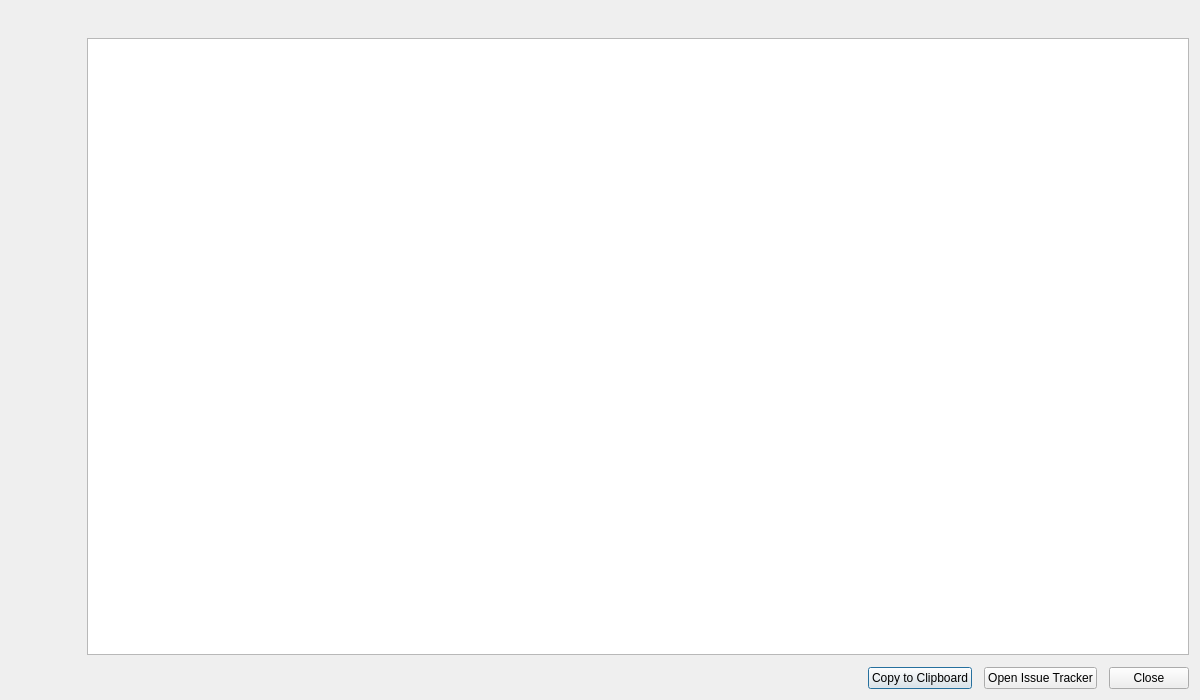
<?xml version="1.0" encoding="UTF-8"?>
<ui version="4.0">
 <class>ErrorDialog</class>
 <widget class="QDialog" name="ErrorDialog">
  <property name="geometry">
   <rect>
    <x>0</x>
    <y>0</y>
    <width>1200</width>
    <height>700</height>
   </rect>
  </property>
  <property name="windowTitle">
   <string>Dialog</string>
  </property>
  <layout class="QHBoxLayout" name="horizontalLayout_2">
   <property name="spacing">
    <number>12</number>
   </property>
   <property name="topMargin">
    <number>12</number>
   </property>
   <item>
    <layout class="QVBoxLayout" name="verticalLayout_2">
     <item>
      <widget class="QLabel" name="label_error_icon">
       <property name="sizePolicy">
        <sizepolicy hsizetype="Fixed" vsizetype="Fixed">
         <horstretch>0</horstretch>
         <verstretch>0</verstretch>
        </sizepolicy>
       </property>
       <property name="minimumSize">
        <size>
         <width>64</width>
         <height>64</height>
        </size>
       </property>
       <property name="maximumSize">
        <size>
         <width>64</width>
         <height>64</height>
        </size>
       </property>
       <property name="text">
        <string>&lt;error icon&gt;</string>
       </property>
      </widget>
     </item>
     <item>
      <spacer name="verticalSpacer">
       <property name="orientation">
        <enum>Qt::Vertical</enum>
       </property>
       <property name="sizeHint" stdset="0">
        <size>
         <width>20</width>
         <height>40</height>
        </size>
       </property>
      </spacer>
     </item>
    </layout>
   </item>
   <item>
    <layout class="QVBoxLayout" name="verticalLayout" stretch="0,0,0">
     <item>
      <widget class="QLabel" name="label_message">
       <property name="text">
        <string notr="true">&lt;error message&gt;</string>
       </property>
      </widget>
     </item>
     <item>
      <widget class="LogViewer" name="log_viewer"/>
     </item>
     <item>
      <layout class="QHBoxLayout" name="horizontalLayout">
       <item>
        <spacer name="horizontalSpacer">
         <property name="orientation">
          <enum>Qt::Horizontal</enum>
         </property>
         <property name="sizeHint" stdset="0">
          <size>
           <width>40</width>
           <height>20</height>
          </size>
         </property>
        </spacer>
       </item>
       <item>
        <widget class="QPushButton" name="pushButton_clipboard">
         <property name="text">
          <string>Copy to Clipboard</string>
         </property>
         <property name="icon">
          <iconset theme="edit-copy">
           <normaloff>.</normaloff>.</iconset>
         </property>
        </widget>
       </item>
       <item>
        <widget class="QPushButton" name="pushButton_open_issues">
         <property name="text">
          <string>Open Issue Tracker</string>
         </property>
         <property name="icon">
          <iconset theme="internet-services">
           <normaloff>.</normaloff>.</iconset>
         </property>
        </widget>
       </item>
       <item>
        <widget class="QPushButton" name="pushButton_close">
         <property name="text">
          <string>Close</string>
         </property>
         <property name="icon">
          <iconset theme="window-close">
           <normaloff>.</normaloff>.</iconset>
         </property>
        </widget>
       </item>
      </layout>
     </item>
    </layout>
   </item>
  </layout>
 </widget>
 <customwidgets>
  <customwidget>
   <class>LogViewer</class>
   <extends>QPlainTextEdit</extends>
   <header>pcleaner.gui.log_viewer</header>
  </customwidget>
 </customwidgets>
 <resources/>
 <connections/>
</ui>
